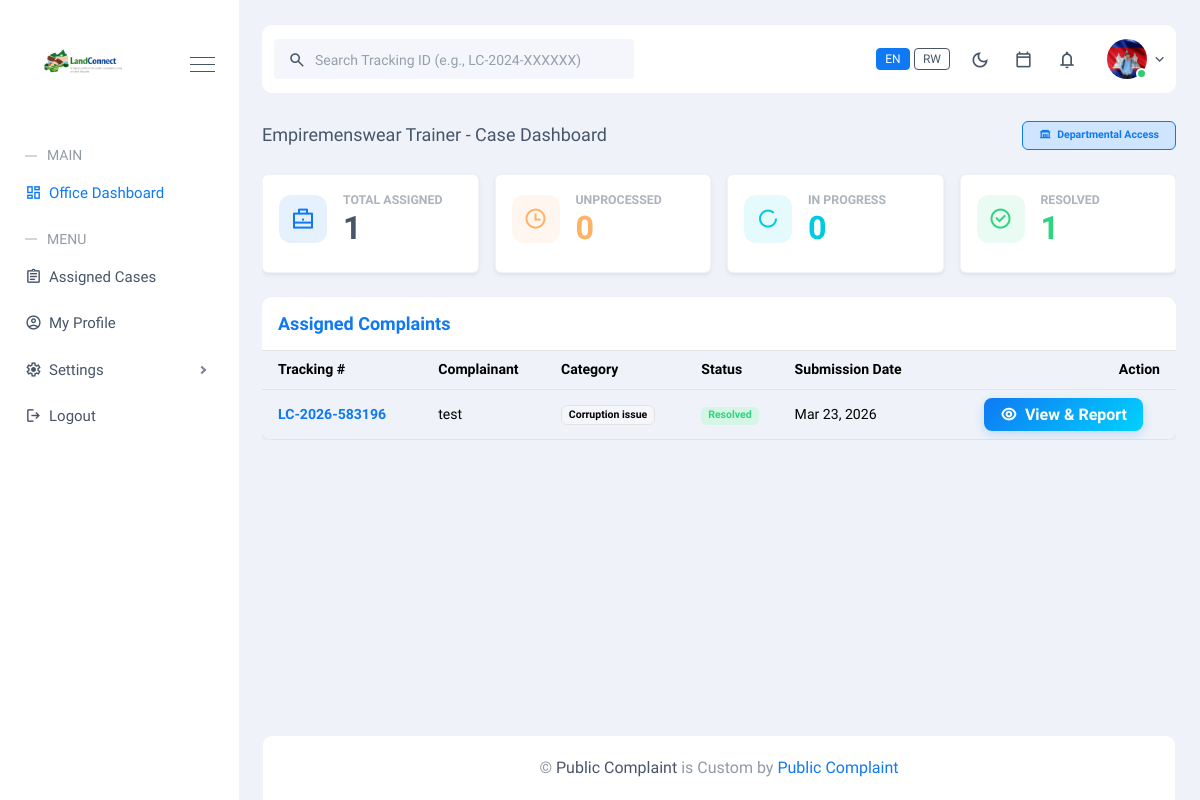
Before: /offices/dashboard/ (signed in) with the older database file.
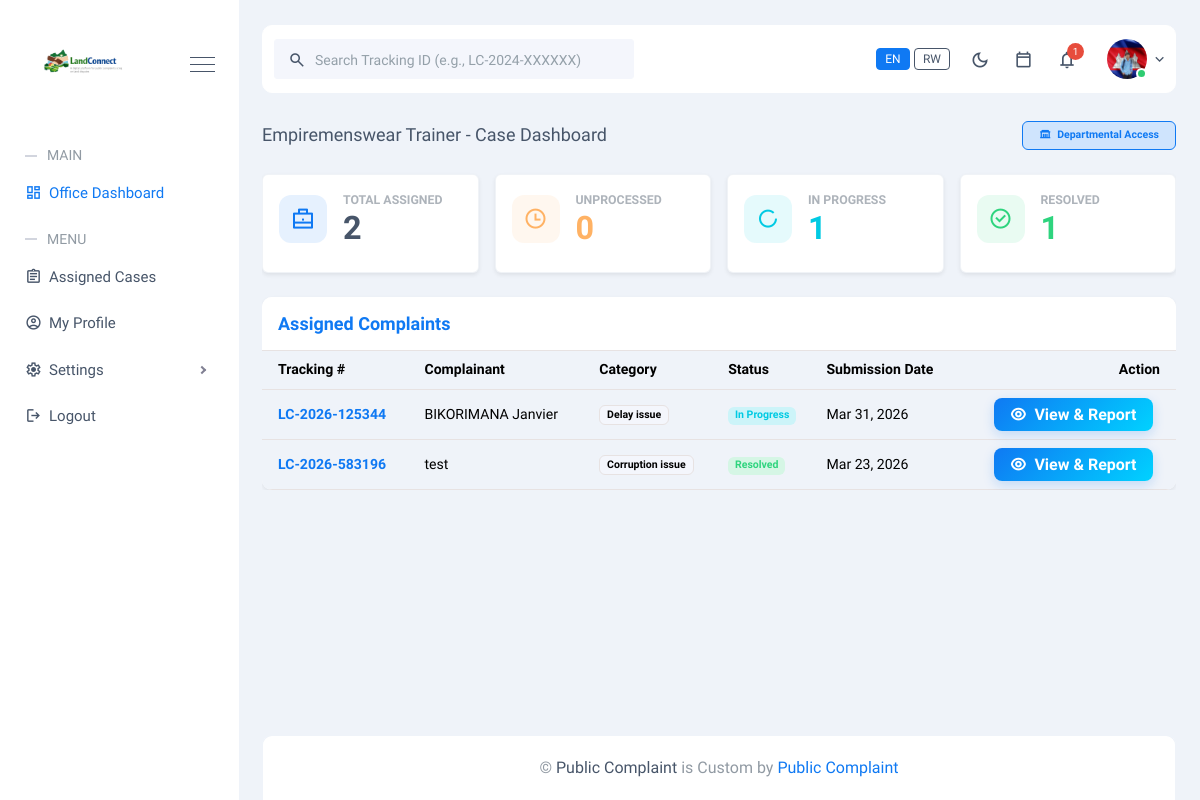
After: the same page with the newer database file.
### citizen/models.py (models this page shows, shortened)
class Complaint(models.Model):
    STATUS_CHOICES = (
        ('pending', 'Pending'),
        ('in_progress', 'In Progress'),
        ('resolved', 'Resolved'),
        ('rejected', 'Rejected'),
    )
    GENDER_CHOICES = (
        ('male', 'Male'),
        ('female', 'Female'),
        ('other', 'Other'),
    )
    full_name = models.CharField(max_length=255)
    gender = models.CharField(max_length=10, choices=GENDER_CHOICES)
    phone_number = models.CharField(max_length=20)
    email = models.EmailField()
    national_id = models.CharField(max_length=20, verbose_name="ID or Passport Number")
    residence_province = models.ForeignKey('accounts.Province', on_delete=models.SET_NULL, null=True, related_name='complainant_residences')
    residence_district = models.ForeignKey('accounts.District', on_delete=models.SET_NULL, null=True, related_name='complainant_residences')
    residence_sector = models.CharField(max_length=100)
    residence_cell = models.CharField(max_length=100)
    residence_village = models.CharField(max_length=100)
    land_province = models.ForeignKey('accounts.Province', on_delete=models.SET_NULL, null=True, related_name='disputed_lands')
    land_district = models.ForeignKey('accounts.District', on_delete=models.SET_NULL, null=True, related_name='disputed_lands')
    land_sector = models.CharField(max_length=100)
    land_cell = models.CharField(max_length=100)
    upi = models.CharField(max_length=50, verbose_name="Parcel Identification (UPI)")
    category = models.ForeignKey('administrator.ComplaintCategory', on_delete=models.CASCADE, related_name='complaints')
    description = models.TextField(max_length=5000)
    has_approached_other_institution = models.BooleanField(default=False)
    other_institution_name = models.CharField(max_length=255, blank=True, null=True)
    previous_resolution_details = models.TextField(blank=True, null=True)
    attachment = models.FileField(upload_to='complaint_attachments/', blank=True, null=True)
    tracking_number = models.CharField(max_length=20, unique=True, editable=False)
    citizen = models.ForeignKey(settings.AUTH_USER_MODEL, on_delete=models.SET_NULL, null=True, blank=True, related_name='my_complaints')
    status = models.CharField(max_length=20, choices=STATUS_CHOICES, default='pending')
    created_at = models.DateTimeField(auto_now_add=True)
    updated_at = models.DateTimeField(auto_now=True)
    is_escalated = models.BooleanField(default=False, help_text="True if this complaint has been escalated to higher authorities.")
    escalation_risk = models.FloatField(default=0.0, help_text="Predicted probability (0-1) of escalation.")
    assigned_to = models.ForeignKey(settings.AUTH_USER_MODEL, on_delete=models.SET_NULL, null=True, blank=True, related_name='assigned_complaints', help_text="The staff member handling this case.")
    assigned_at = models.DateTimeField(null=True, blank=True)
    resolved_at = models.DateTimeField(null=True, blank=True)
    is_appeal = models.BooleanField(default=False, help_text="True if this is an appeal of a previous resolution.")
    resolution_details = models.TextField(blank=True, null=True, help_text="Final outcome details.")
    assigned_office = models.ForeignKey('administrator.Office', on_delete=models.SET_NULL, null=True, blank=True, related_name='assigned_complaints_dept', help_text="The department/office handling this case.")
    class Meta:
        ordering = ['-created_at']

### administrator/models.py (models this page shows, shortened)
class ComplaintCategory(models.Model):
    name = models.CharField(max_length=200, unique=True)
    description = models.TextField(blank=True)
    is_active = models.BooleanField(default=True)
    created_at = models.DateTimeField(auto_now_add=True)
    class Meta:
        ordering = ['name']
        verbose_name = 'Complaint Category'
        verbose_name_plural = 'Complaint Categories'

### offices/views.py (the view)
    def wrapper(request, *args, **kwargs):
        if request.user.is_authenticated and (request.user.user_type == 'office' or request.user.user_type == 'administrator') and request.user.office:
            return view_func(request, *args, **kwargs)
        messages.error(request, "Access denied. You must be assigned to an office.")
        return redirect('landing')

### accounts/models.py (called while the page is built)
    @property
    def is_office(self):
        return self.user_type == self.OFFICE

    @property
    def is_administrator(self):
        return self.user_type == self.ADMINISTRATOR

### citizen/context_processors.py (called while the page is built)
def notification_context(request):
    if request.user.is_authenticated:
        unread_count = Notification.objects.filter(recipient=request.user, is_read=False).count()
        recent_notifications = Notification.objects.filter(recipient=request.user).order_by('-created_at')[:5]
        return {
            'unread_notifications_count': unread_count,
            'recent_notifications': recent_notifications
        }
    return {
        'unread_notifications_count': 0,
        'recent_notifications': []
    }

### offices/views.py (called while the page is built)
def office_required(view_func):
    def wrapper(request, *args, **kwargs):
        if request.user.is_authenticated and (request.user.user_type == 'office' or request.user.user_type == 'administrator') and request.user.office:
            return view_func(request, *args, **kwargs)
        messages.error(request, "Access denied. You must be assigned to an office.")
        return redirect('landing')
    return wrapper

### offices/templates/offices/dashboard.html (shortened to what the changed rows need)
{% extends 'base.html' %}
{% load static %}
{% block content %}
<div class="main-content-container overflow-hidden">
    <div class="row mb-4 g-3">
        <div class="col-md-3">
            <div class="card bg-white stat-card border-0 shadow-sm rounded-12 p-3 h-100">
                <div class="d-flex align-items-center mb-2">
                    <div>
                        <span class="text-muted fw-bold small text-uppercase d-block" data-en="Total Assigned"
                            data-rw="Ibyoherejwe">Total Assigned</span>
                        <h2 class="mb-0 fw-bold">{{ stats.total }}</h2>
                    </div>
                </div>
            </div>
        </div>
        <div class="col-md-3">
            <div class="card bg-white stat-card border-0 shadow-sm rounded-12 p-3 h-100">
                <div class="d-flex align-items-center mb-2">
                    <div>
                        <h2 class="mb-0 fw-bold text-warning">{{ stats.pending }}</h2>
                    </div>
                </div>
            </div>
        </div>
        <div class="col-md-3">
            <div class="card bg-white stat-card border-0 shadow-sm rounded-12 p-3 h-100">
                <div class="d-flex align-items-center mb-2">
                    <div>
                        <span class="text-muted fw-bold small text-uppercase d-block" data-en="In Progress"
                            data-rw="Bikurikiranwa">In Progress</span>
                        <h2 class="mb-0 fw-bold text-info">{{ stats.in_progress }}</h2>
                    </div>
                </div>
            </div>
        </div>
        <div class="col-md-3">
            <div class="card bg-white stat-card border-0 shadow-sm rounded-12 p-3 h-100">
                <div class="d-flex align-items-center mb-2">
                    <div>
                        <h2 class="mb-0 fw-bold text-success">{{ stats.resolved }}</h2>
                    </div>
                </div>
            </div>
        </div>
    </div>
    <div class="card bg-white border-0 shadow-sm rounded-10 overflow-hidden">
        <div class="card-body p-0">
            <div class="table-responsive">
                <table class="table table-hover align-middle mb-0">
                    <thead class="bg-light">
                        <tr>
                            <th class="ps-3" data-en="Tracking #" data-rw="Inomero">Tracking #</th>
                            <th data-en="Complainant" data-rw="Uwatunze">Complainant</th>
                            <th data-en="Category" data-rw="Icyiciro">Category</th>
                            <th data-en="Status" data-rw="Imiterere">Status</th>
                            <th data-en="Submission Date" data-rw="Itariki">Submission Date</th>
                            <th class="text-end pe-3" data-en="Action" data-rw="Igikorwa">Action</th>
                        </tr>
                    </thead>
                    <tbody>
                        {% for c in complaints %}
                        <tr>
                            <td class="ps-3">
                                <span class="fw-bold text-primary">{{ c.tracking_number }}</span>
                            </td>
                            <td>{{ c.full_name }}</td>
                            <td><span class="badge bg-light text-dark border">{{ c.category.name }}</span></td>
                            <td>
                                {% if c.status == 'pending' %}
                                <span class="badge bg-warning-subtle text-warning">Pending</span>
                                {% elif c.status == 'in_progress' %}
                                <span class="badge bg-info-subtle text-info">In Progress</span>
                                {% elif c.status == 'resolved' %}
                                <span class="badge bg-success-subtle text-success">Resolved</span>
                                {% else %}
                                <span class="badge bg-danger-subtle text-danger">Rejected</span>
                                {% endif %}
                            </td>
                            <td>{{ c.created_at|date:"M d, Y" }}</td>
                            <td class="ps-3 text-center">
                                <a href="{% url 'office_complaint_detail' c.pk %}" class="btn btn-sm btn-view">
                                    <i class="ri-eye-line me-1"></i> View & Report
                                </a>
                            </td>
                        </tr>
                        {% endfor %}
                    </tbody>
                </table>
            </div>
        </div>
    </div>
</div>
{% endblock %}

Changed rows visible on the page:
added Complaint: tracking_number "LC-2026-125344", full_name "BIKORIMANA Janvier", category.name "Delay issue", status "In Progress", created_at "Mar 31, 2026"
Other visible differences:
{{ unread_notifications_count }}: (not shown) → "1"
{{ stats.total }}: "1" → "2"
{{ stats.in_progress }}: "0" → "1"
